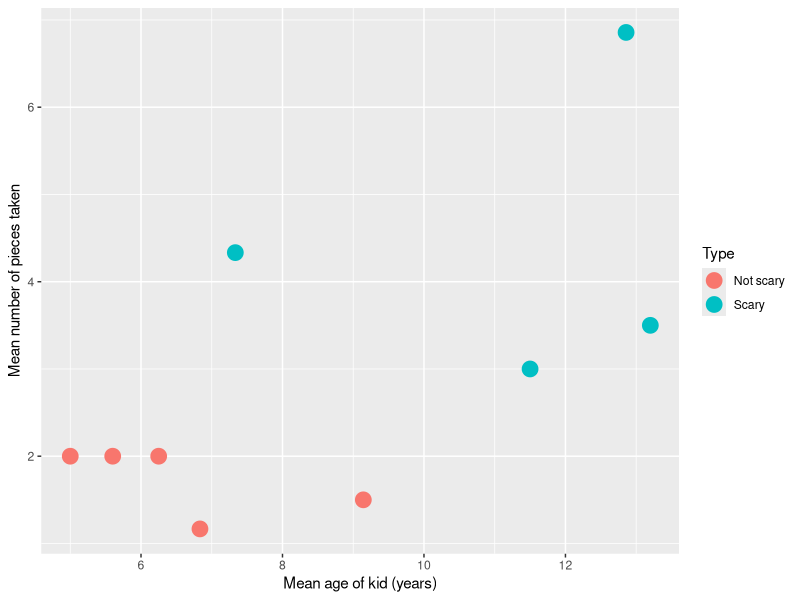
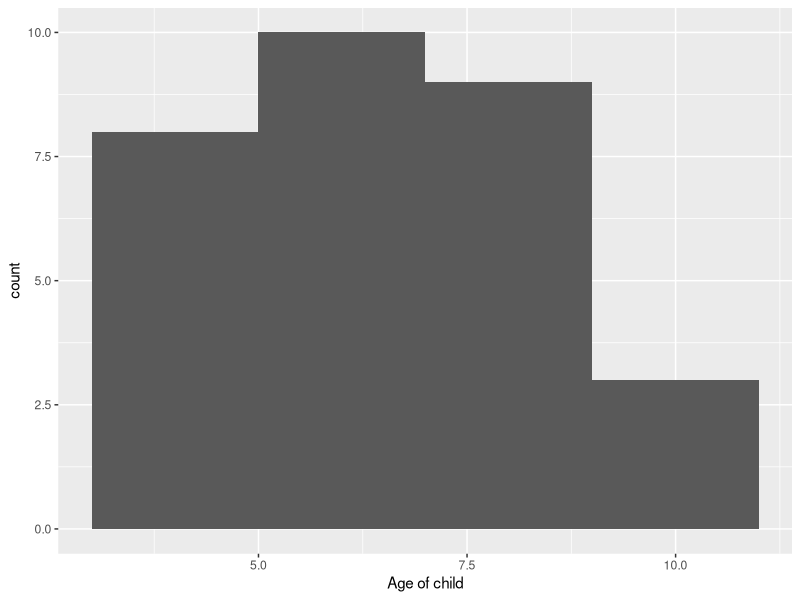
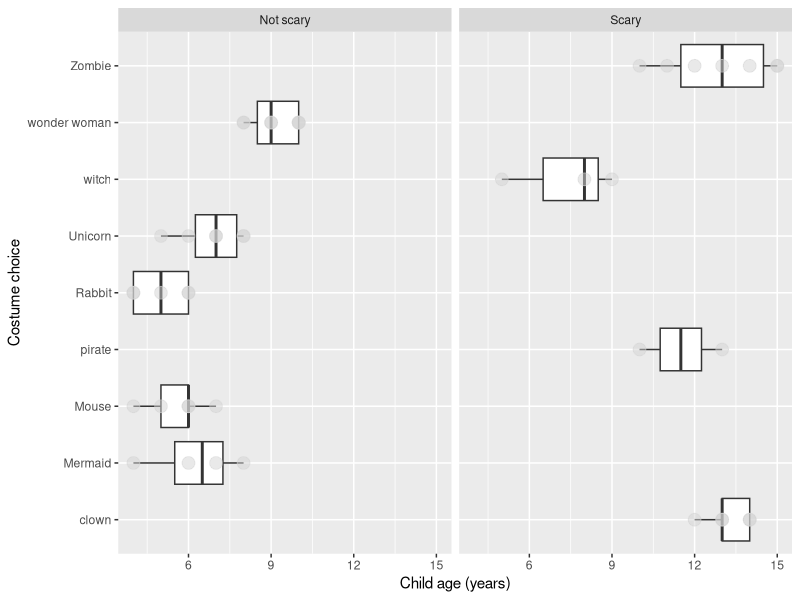

Generate these figures, in order, with R:
## ---- chunk 1
rm(list = ls()) # clears R's brain
library(dplyr) #library() activates the specified packages
library(ggplot2)
library(here)
## ---- chunk 2
Halloween <- read.csv(here("Data", "Halloween_data_PS2.csv"), stringsAsFactors = TRUE)
glimpse(Halloween)
## ---- chunk 3
str(Halloween) #shows the data structure
levels(Halloween$Costume) #pulls the levels
witch <- which(Halloween$Costume == "witch " | Halloween$Costume == "witch" | Halloween$Costume == "Witch") #consolidates all versions of the same response
Halloween$Costume[witch] <- "witch" #assigns the various responses to one response
wonder <- which(Halloween$Costume == "wonder woman" | Halloween$Costume == "Wonder woman"| Halloween$Costume == "Wonder Woman")
Halloween$Costume[wonder] <- "wonder woman"
clown <- which(Halloween$Costume == "Creepy clown" | Halloween$Costume == "creepy clown" | Halloween$Costume == "clown")
Halloween$Costume[clown] <- "clown"
## ---- chunk 4
Halloween$Costume <- factor(Halloween$Costume) #resets factor levels
levels(Halloween$Costume) #pulls the levels
## ---- chunk 5
levels(Halloween$Type)
## ---- chunk 6
Scary <- which(Halloween$Type == "scary" | Halloween$Type == "Scary" | Halloween$Type == "scary ")
Halloween$Type[Scary] <- "Scary"
Halloween$Type <- factor(Halloween$Type) #resets levels
levels(Halloween$Type) #pulls the levels
## ---- chunk 7
means <- Halloween %>%
  group_by(Costume, Type) %>% summarise(meanage = mean(age, na.rm = TRUE), meancandy = mean(candy_pieces, na.rm = TRUE)) #na.rm = TRUE voids the use of NA values when calculating the mean

## ---- chunk 8
ggplot(means, aes(x = meanage, y = meancandy, color = Type)) +
  geom_point(size = 5) + xlab("Mean age of kid (years)") + ylab("Mean number of pieces taken")
## ---- chunk 9
notscarykids <- filter(Halloween, Type == 'Not scary' | age < 10) #creates a subset with the filtered data
## ---- chunk 10
ggplot(notscarykids, aes(x = age)) + xlab("Age of child") + geom_histogram(bins = 4)
                                                                        
## ---- chunk 11
ggplot(Halloween, aes(x = Costume, y = age)) + coord_flip() +
  geom_boxplot() + 
  geom_point(size = 4, colour = 'lightgrey', alpha = 0.5) +
  xlab("Costume choice") +
  ylab("Child age (years)") +
  facet_wrap(~Type) #creates two plots sorted by costume type +
  theme_bw()
